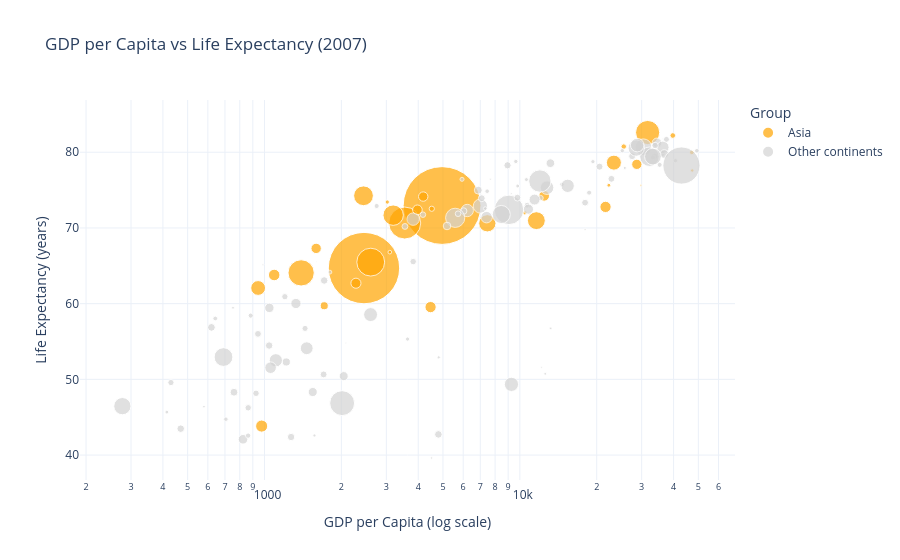

Here is the notebook cell this chart was saved with:
### Markdown cell above
## Task 2 — Bubble chart: tell a story

**What to build:** A bubble chart (full 2007 dataset, all countries) where:
- x = GDP per capita (log scale)
- y = life expectancy
- size = population
- colour = ONE continent highlighted (your choice), all others grey
- At least one annotation explaining the highlighted group's story

> This is the grey-and-highlight technique applied to a bubble chart.

### Code cell
# Task 2
# YOUR CODE HERE
# Task 2 — Bubble chart: tell a story

import plotly.express as px

# Select the 2007 data for all countries
df_2007 = df[df["year"] == 2007].copy()

# Choose one continent to highlight
continent_choice = "Asia"

# Create a grey colour for other continents and highlight Asia
df_2007["group"] = df_2007["continent"].apply(
    lambda continent: continent_choice
    if continent == continent_choice
    else "Other continents"
)

# Create the bubble chart
fig = px.scatter(
    df_2007,
    x="gdpPercap",
    y="lifeExp",
    size="pop",
    color="group",
    hover_name="country",
    log_x=True,
    size_max=55,
    color_discrete_map={
        "Asia": "orange",
        "Other continents": "lightgrey"
    },
    title="GDP per Capita vs Life Expectancy (2007)",
    labels={
        "gdpPercap": "GDP per Capita (log scale)",
        "lifeExp": "Life Expectancy (years)",
        "pop": "Population",
        "group": "Continent"
    }
)

# Add an annotation explaining Asia's story
fig.add_annotation(
    x=15000,
    y=72,
    text="Asia: countries vary widely in income<br>and life expectancy",
    showarrow=True,
    arrowhead=2,
    ax=70,
    ay=-60,
    bgcolor="white"
)

# Improve the chart layout
fig.update_layout(
    template="plotly_white",
    legend_title_text="Group"
)

fig.show()

### Figure 1 — Plotly figure (JSON) as saved in the notebook; plotly's stock layout.template omitted (floating-point values rounded to 4 significant figures)
{"data": [{"hovertemplate": "<b>%{hovertext}</b><br><br>Continent=Asia<br>GDP per Capita (log scale)=%{x}<br>Life Expectancy (years)=%{y}<br>Population=%{marker.size}<extra></extra>", "hovertext": ["Afghanistan", "Bahrain", "Bangladesh", "Cambodia", "China", "Hong Kong, China", "India", "Indonesia", "Iran", "Iraq", "Israel", "Japan", "Jordan", "Korea, Dem. Rep.", "Korea, Rep.", "Kuwait", "Lebanon", "Malaysia", "Mongolia", "Myanmar", "Nepal", "Oman", "Pakistan", "Philippines", "Saudi Arabia", "Singapore", "Sri Lanka", "Syria", "Taiwan", "Thailand", "Vietnam", "West Bank and Gaza", "Yemen, Rep."], "legendgroup": "Asia", "marker": {"color": "orange", "size": [31889923, 708573, 150448339, 14131858, 1318683096, 6980412, 1110396331, 223547000, 69453570, 27499638, 6426679, 127467972, 6053193, 23301725, 49044790, 2505559, 3921278, 24821286, 2874127, 47761980, 28901790, 3204897, 169270617, 91077287, 27601038, 4553009, 20378239, 19314747, 23174294, 65068149, 85262356, 4018332, 22211743], "sizemode": "area", "sizeref": 435900.0, "symbol": "circle"}, "mode": "markers", "name": "Asia", "orientation": "v", "showlegend": true, "type": "scatter", "x": [974.6, 29800.0, 1391.0, 1714.0, 4959.0, 39720.0, 2452.0, 3541.0, 11610.0, 4471.0, 25520.0, 31660.0, 4519.0, 1593.0, 23350.0, 47310.0, 10460.0, 12450.0, 3096.0, 944.0, 1091.0, 22320.0, 2606.0, 3190.0, 21650.0, 47140.0, 3970.0, 4185.0, 28720.0, 7458.0, 2442.0, 3025.0, 2281.0], "xaxis": "x", "y": [43.83, 75.64, 64.06, 59.72, 72.96, 82.21, 64.7, 70.65, 70.96, 59.55, 80.75, 82.6, 72.53, 67.3, 78.62, 77.59, 71.99, 74.24, 66.8, 62.07, 63.78, 75.64, 65.48, 71.69, 72.78, 79.97, 72.4, 74.14, 78.4, 70.62, 74.25, 73.42, 62.7], "yaxis": "y"}, {"hovertemplate": "<b>%{hovertext}</b><br><br>Continent=Other continents<br>GDP per Capita (log scale)=%{x}<br>Life Expectancy (years)=%{y}<br>Population=%{marker.size}<extra></extra>", "hovertext": ["Albania", "Algeria", "Angola", "Argentina", "Australia", "Austria", "Belgium", "Benin", "Bolivia", "Bosnia and Herzegovina", "Botswana", "Brazil", "Bulgaria", "Burkina Faso", "Burundi", "Cameroon", "Canada", "Central African Republic", "Chad", "Chile", "Colombia", "Comoros", "Congo, Dem. Rep.", "Congo, Rep.", "Costa Rica", "Cote d'Ivoire", "Croatia", "Cuba", "Czech Republic", "Denmark", "Djibouti", "Dominican Republic", "Ecuador", "Egypt", "El Salvador", "Equatorial Guinea", "Eritrea", "Ethiopia", "Finland", "France", "Gabon", "Gambia", "Germany", "Ghana", "Greece", "Guatemala", "Guinea", "Guinea-Bissau", "Haiti", "Honduras", "Hungary", "Iceland", "Ireland", "Italy", "Jamaica", "Kenya", "Lesotho", "Liberia", "Libya", "Madagascar", "Malawi", "Mali", "Mauritania", "Mauritius", "Mexico", "Montenegro", "Morocco", "Mozambique", "Namibia", "Netherlands", "New Zealand", "Nicaragua", "Niger", "Nigeria", "Norway", "Panama", "Paraguay", "Peru", "Poland", "Portugal", "Puerto Rico", "Reunion", "Romania", "Rwanda", "Sao Tome and Principe", "Senegal", "Serbia", "Sierra Leone", "Slovak Republic", "Slovenia", "Somalia", "South Africa", "Spain", "Sudan", "Swaziland", "Sweden", "Switzerland", "Tanzania", "Togo", "Trinidad and Tobago", "Tunisia", "Turkey", "Uganda", "United Kingdom", "United States", "Uruguay", "Venezuela", "Zambia", "Zimbabwe"], "legendgroup": "Other continents", "marker": {"color": "lightgrey", "size": [3600523, 33333216, 12420476, 40301927, 20434176, 8199783, 10392226, 8078314, 9119152, 4552198, 1639131, 190010647, 7322858, 14326203, 8390505, 17696293, 33390141, 4369038, 10238807, 16284741, 44227550, 710960, 64606759, 3800610, 4133884, 18013409, 4493312, 11416987, 10228744, 5468120, 496374, 9319622, 13755680, 80264543, 6939688, 551201, 4906585, 76511887, 5238460, 61083916, 1454867, 1688359, 82400996, 22873338, 10706290, 12572928, 9947814, 1472041, 8502814, 7483763, 9956108, 301931, 4109086, 58147733, 2780132, 35610177, 2012649, 3193942, 6036914, 19167654, 13327079, 12031795, 3270065, 1250882, 108700891, 684736, 33757175, 19951656, 2055080, 16570613, 4115771, 5675356, 12894865, 135031164, 4627926, 3242173, 6667147, 28674757, 38518241, 10642836, 3942491, 798094, 22276056, 8860588, 199579, 12267493, 10150265, 6144562, 5447502, 2009245, 9118773, 43997828, 40448191, 42292929, 1133066, 9031088, 7554661, 38139640, 5701579, 1056608, 10276158, 71158647, 29170398, 60776238, 301139947, 3447496, 26084662, 11746035, 12311143], "sizemode": "area", "sizeref": 435900.0, "symbol": "circle"}, "mode": "markers", "name": "Other continents", "orientation": "v", "showlegend": true, "type": "scatter", "x": [5937.0, 6223.0, 4797.0, 12780.0, 34440.0, 36130.0, 33690.0, 1441.0, 3822.0, 7446.0, 12570.0, 9066.0, 10680.0, 1217.0, 430.1, 2042.0, 36320.0, 706.0, 1704.0, 13170.0, 7007.0, 986.1, 277.6, 3633.0, 9645.0, 1545.0, 14620.0, 8948.0, 22830.0, 35280.0, 2082.0, 6025.0, 6873.0, 5581.0, 5728.0, 12150.0, 641.4, 690.8, 33210.0, 30470.0, 13210.0, 752.7, 32170.0, 1328.0, 27540.0, 5186.0, 942.7, 579.2, 1202.0, 3548.0, 18010.0, 36180.0, 40680.0, 28570.0, 7321.0, 1463.0, 1569.0, 414.5, 12060.0, 1045.0, 759.3, 1043.0, 1803.0, 10960.0, 11980.0, 9254.0, 3820.0, 823.7, 4811.0, 36800.0, 25190.0, 2749.0, 619.7, 2014.0, 49360.0, 9809.0, 4173.0, 7409.0, 15390.0, 20510.0, 19330.0, 7670.0, 10810.0, 863.1, 1598.0, 1712.0, 9787.0, 862.5, 18680.0, 25770.0, 926.1, 9270.0, 28820.0, 2602.0, 4513.0, 33860.0, 37510.0, 1107.0, 883.0, 18010.0, 7093.0, 8458.0, 1056.0, 33200.0, 42950.0, 10610.0, 11420.0, 1271.0, 469.7], "xaxis": "x", "y": [76.42, 72.3, 42.73, 75.32, 81.23, 79.83, 79.44, 56.73, 65.55, 74.85, 50.73, 72.39, 73.0, 52.3, 49.58, 50.43, 80.65, 44.74, 50.65, 78.55, 72.89, 65.15, 46.46, 55.32, 78.78, 48.33, 75.75, 78.27, 76.49, 78.33, 54.79, 72.23, 74.99, 71.34, 71.88, 51.58, 58.04, 52.95, 79.31, 80.66, 56.73, 59.45, 79.41, 60.02, 79.48, 70.26, 56.01, 46.39, 60.92, 70.2, 73.34, 81.76, 78.89, 80.55, 72.57, 54.11, 42.59, 45.68, 73.95, 59.44, 48.3, 54.47, 64.16, 72.8, 76.19, 74.54, 71.16, 42.08, 52.91, 79.76, 80.2, 72.9, 56.87, 46.86, 80.2, 75.54, 71.75, 71.42, 75.56, 78.1, 78.75, 76.44, 72.48, 46.24, 65.53, 63.06, 74.0, 42.57, 74.66, 77.93, 48.16, 49.34, 80.94, 58.56, 39.61, 80.88, 81.7, 52.52, 58.42, 69.82, 73.92, 71.78, 51.54, 79.42, 78.24, 76.38, 73.75, 42.38, 43.49], "yaxis": "y"}], "layout": {"annotations": [{"arrowhead": 2, "ax": 70, "ay": -60, "bgcolor": "white", "showarrow": true, "text": "Asia: countries vary widely in income<br>and life expectancy", "x": 15000, "y": 72}], "legend": {"itemsizing": "constant", "title": {"text": "Group"}, "tracegroupgap": 0}, "title": {"text": "GDP per Capita vs Life Expectancy (2007)"}, "xaxis": {"anchor": "y", "domain": [0, 1], "title": {"text": "GDP per Capita (log scale)"}, "type": "log"}, "yaxis": {"anchor": "x", "domain": [0, 1], "title": {"text": "Life Expectancy (years)"}}}}
